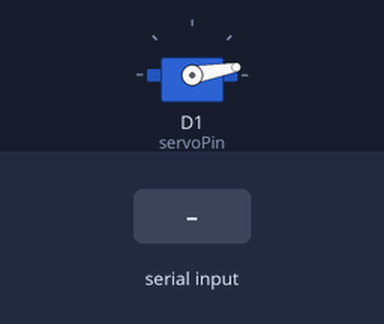
The sketch below on a simulated ESP8266 (NodeMCU). Shown: servo. The inputs (shaded band) are chosen by the test bench. WiFi joins after 1.5 s; servers stay silent unless stated; the local clock reads 2024-03-15 10:24:30 at power-on unless the sketch sets it; what the sketch prints to the serial monitor is not drawn.

Above: at 3.7 s.
3.8 s: "press\n" received over Serial
At 4.2 s:
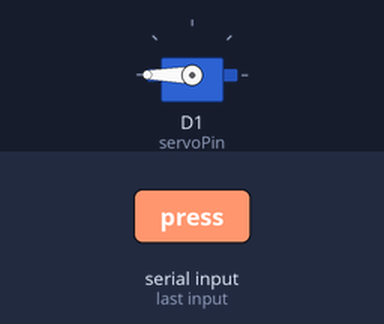
5.9 s: "status\n" received over Serial
7.4 s: "/press\n" received over Serial
Timing chart, 0 to 10.4 s (numbered marks = the images above; inputs shaded):
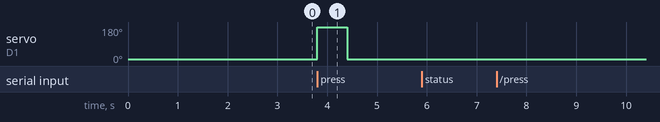

Measured:
- after the input at 3.8 s, servo on D1 (servoPin): 10° → 180° at once, → 10° 0.60 s later
- after the input at 5.9 s, every drawn part: stays the same
- after the input at 7.4 s, every drawn part: stays the same

The sketch:

ps5_controller.ino
```cpp
#include <ESP8266WiFi.h>
#include <WiFiClientSecure.h>
#include <UniversalTelegramBot.h>
#include <Servo.h>
#include <ArduinoJson.h>
#include <time.h>
#include "secrets.h"

const int servoPin = D1;
const int pressAngle = 180;
const int restAngle = 10;

// POSIX TZ signs are reversed: GMT-3 means UTC+3.
#define MY_NTP_SERVER "pool.ntp.org"
#define MY_TZ "GMT-3"

Servo myServo;
WiFiClientSecure client;
UniversalTelegramBot bot(BOT_TOKEN, client);

unsigned long lastTimeBotRan;
const int botRequestDelay = 1000;
bool onlineAnnounced = false;

String getDateTime() {
  time_t now = time(nullptr);
  struct tm* timeinfo = localtime(&now);

  if (timeinfo == nullptr || timeinfo->tm_year + 1900 < 2024) {
    return "[" + String(millis() / 1000) + "s]";
  }

  char buffer[30];
  strftime(buffer, sizeof(buffer), "%d.%m.%Y %H:%M:%S", timeinfo);
  return String(buffer);
}

String getUptime() {
  unsigned long sec = millis() / 1000;
  int min = (sec / 60) % 60;
  int hr = (sec / 3600) % 24;
  int days = sec / 86400;
  return String(days) + " days " + String(hr) + " hr " +
         String(min) + " min";
}

void pressButton() {
  myServo.attach(servoPin);
  myServo.write(pressAngle);
  delay(600);
  myServo.write(restAngle);
  delay(500);
  myServo.detach();
}

String statusText() {
  String message = "System status\n";
  message += "--------------------------\n";
  message += "Time: " + getDateTime() + "\n";
  message += "Uptime: " + getUptime() + "\n";
  if (WiFi.status() == WL_CONNECTED) {
    message += "Wi-Fi signal: " + String(WiFi.RSSI()) + " dBm\n";
    message += "IP address: " + WiFi.localIP().toString() + "\n";
  } else {
    message += "Wi-Fi: not connected\n";
  }
  message += "Servo: idle\n";
  return message;
}

// USB serial commands, one per line: "press" or "status".
void handleSerial() {
  if (!Serial.available()) {
    return;
  }
  String line = Serial.readStringUntil('\n');
  line.trim();
  if (line == "press") {
    pressButton();
    Serial.println("OK press");
  } else if (line == "status") {
    Serial.print(statusText());
    Serial.println("OK status");
  } else if (line.length() > 0) {
    Serial.println("ERR unknown command: " + line);
  }
}

void setup() {
  Serial.begin(115200);

  // Return the servo to its resting position after boot.
  delay(2000);
  myServo.attach(servoPin);
  myServo.write(restAngle);
  delay(500);
  myServo.detach();

  WiFi.mode(WIFI_STA);
  WiFi.begin(WIFI_SSID, WIFI_PASSWORD);
  client.setInsecure();

  configTime(MY_TZ, MY_NTP_SERVER);
  Serial.setTimeout(100);
  Serial.println("\nReady. Serial commands: press, status");
}

void handleNewMessages(int numNewMessages) {
  for (int i = 0; i < numNewMessages; i++) {
    String chatId = String(bot.messages[i].chat_id);
    String text = bot.messages[i].text;

    // Ignore messages from chats other than the configured owner chat.
    if (chatId != CHAT_ID) {
      continue;
    }

    if (text == "/press") {
      bot.sendMessage(chatId, "Pressing the PS5 power button...", "");

      pressButton();
      bot.sendMessage(chatId, "Button press complete.", "");
    } else if (text == "/status") {
      bot.sendMessage(chatId, statusText(), "");
    } else if (text == "/start" || text == "/help") {
      String message = "Available commands:\n\n";
      message += "/press - Press the PS5 power button\n";
      message += "/status - Show device status";
      bot.sendMessage(chatId, message, "");
    }
  }
}

void loop() {
  handleSerial();

  // Telegram is optional: skip it while Wi-Fi is down. The ESP8266 reconnects
  // on its own after WiFi.begin().
  if (WiFi.status() != WL_CONNECTED) {
    return;
  }

  if (!onlineAnnounced) {
    onlineAnnounced = bot.sendMessage(CHAT_ID, "System is online. IP: " +
                                      WiFi.localIP().toString(), "");
  }

  if (millis() - lastTimeBotRan > botRequestDelay) {
    int numNewMessages = bot.getUpdates(bot.last_message_received + 1);
    while (numNewMessages) {
      handleNewMessages(numNewMessages);
      numNewMessages = bot.getUpdates(bot.last_message_received + 1);
    }
    lastTimeBotRan = millis();
  }
}
```

secrets.example.h
```cpp
#pragma once

// Copy this file to secrets.h and fill in values locally.
// secrets.h is ignored by git; never commit or paste it into chat.
#define WIFI_SSID     "replace-with-2.4GHz-wifi-ssid"
#define WIFI_PASSWORD "replace-with-wifi-password"
#define BOT_TOKEN     "replace-with-telegram-bot-token"
#define CHAT_ID       "replace-with-telegram-chat-id"
```
